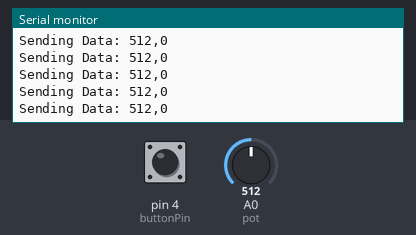
The sketch below on a simulated Arduino Uno, built with avr-gcc and run on an emulated ATmega328P. On the bench: the last lines printed to the serial monitor. Inputs (shaded band) come from the test bench; at power-on: A0 (pot) = 512, pin 4 (buttonPin) HIGH. No radio packets arrive unless stated.

Above: at 1.2 s.
1.3 s: A0 (pot) set to 716
At 1.35 s:
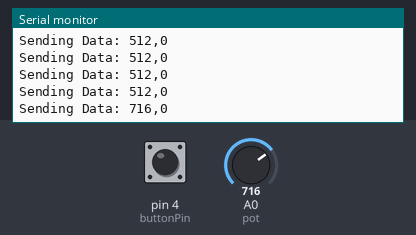
2.8 s: pin 4 (buttonPin) pulled LOW for 0.15 s
4.4 s: A0 (pot) set to 900
At 4.44 s:
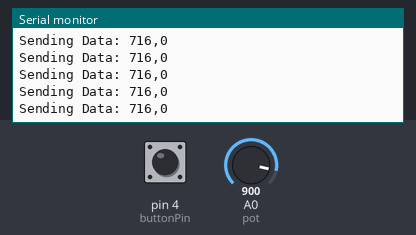
5.9 s: pin 4 (buttonPin) pulled LOW for 1 s
At 6.1 s:
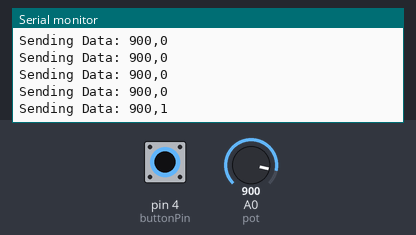
Timing chart, 0 to 8.9 s (numbered marks = the images above; inputs shaded):
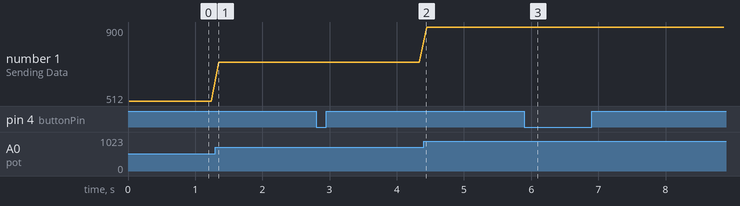

Measured:
- after the input at 1.3 s, the serial monitor: prints a new line after 0.05 s (image 1)
- after the input at 5.9 s, the serial monitor: prints a new line after 0.09 s (image 3)
- plotted number 1: 512 → 716 after the input at 1.3 s, 716 → 900 after the input at 4.4 s

The sketch:

Tx.ino
```cpp
#include <SPI.h>
#include <LoRa.h>

int pot = A0;          // Analog pin for the potentiometer
int buttonPin = 4;    // Define the pin for the pushbutton
bool buttonState = false; // State of the pushbutton

void setup() {
  Serial.begin(9600);
  pinMode(pot, INPUT);
  pinMode(buttonPin, INPUT_PULLUP);  // Initialize pushbutton pin as input with pull-up resistor

  while (!Serial);
  Serial.println("LoRa Sender");

  if (!LoRa.begin(433E6)) { // or 915E6, the MHz speed of your module
    Serial.println("Starting LoRa failed!");
    while (1);
  }
}

void loop() {
  int potValue = analogRead(pot);  // Read the potentiometer value
  buttonState = (digitalRead(buttonPin) == LOW); // Read the pushbutton state

  // Format the data as "potValue,buttonState"
  String dataToSend = String(potValue) + "," + String(buttonState);

  Serial.print("Sending Data: ");
  Serial.println(dataToSend);

  // Start LoRa packet
  LoRa.beginPacket();
  LoRa.print(dataToSend);
  LoRa.endPacket();

  delay(50);  // Adjust delay as needed
}
```
